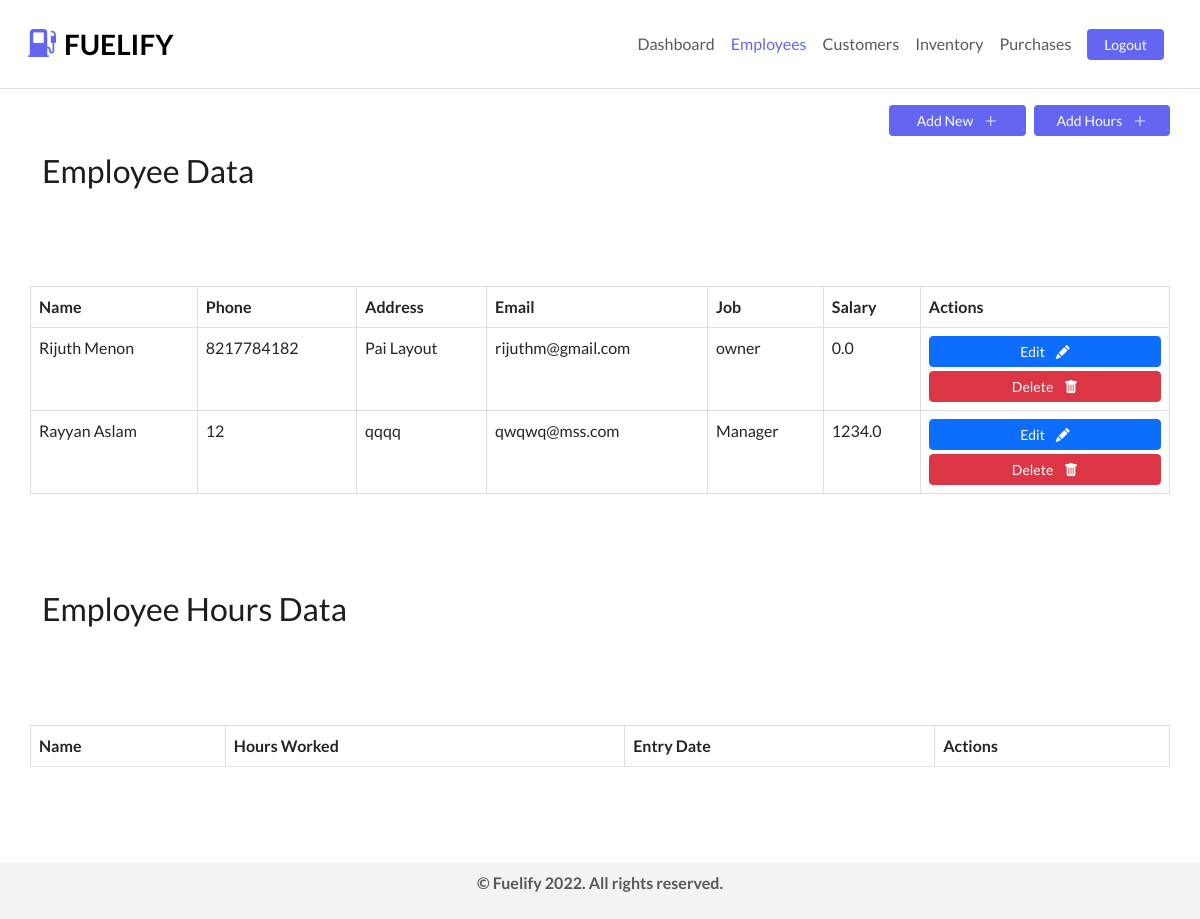
The page /employees (signed in) on the database as committed earlier.
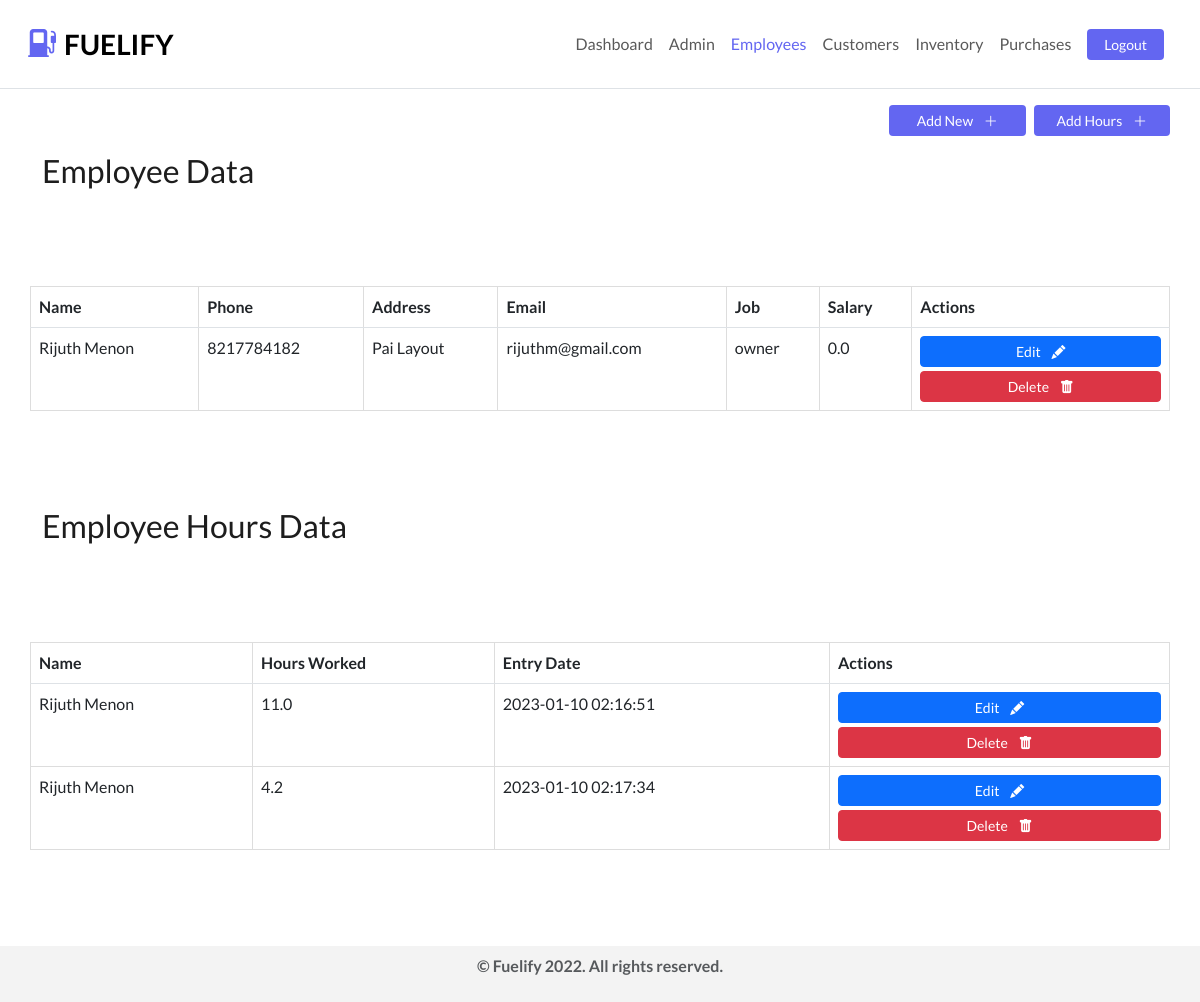
The same page on the database as committed later.
### tables this page shows
CREATE TABLE employees (
                employee_id INTEGER PRIMARY KEY,
                first_name VARCHAR(255),
                last_name VARCHAR(255),
                phone_number VARCHAR(255),
                address VARCHAR(255),
                email VARCHAR(255),
                job_role VARCHAR(255),
                salary FLOAT
            );

CREATE TABLE employee_hours (
                employee_hours_id INTEGER PRIMARY KEY,
                employee_id INTEGER,
                hours_worked FLOAT,
                entry_date DATE,
                FOREIGN KEY (employee_id) REFERENCES employees(employee_id) ON DELETE CASCADE
            );

### routes/employee.py (the view)
@employee_routes.route('/employees')
@login_required
def employees():
    employees_data = Employee().get()
    employee_hours = Employee().get_employee_hours()
    return render_template('employee.html', employee_hours=employee_hours, employees=employees_data, request_path=request.path,  role=session['role'], logged_in=True)

### helpers/utils.py (called while the page is built)
def login_required(f):
    @wraps(f)
    def wrap(*args, **kwargs):
        if 'user_id' in session:
            return f(*args, **kwargs)
        else:
            flash('Please login first!')
            return redirect(url_for('auth_routes.login'))
    return wrap

### models/database.py (called while the page is built)
    def execute(self, query, params=None):
        cursor = self.conn.cursor()
        if params:
            cursor.execute(query, params)
        else:
            cursor.execute(query)
        self.conn.commit()
        return cursor

### models/employee.py (called while the page is built)
    def get(self, employee_id=None):
        cursor = self.conn.cursor()
        if employee_id:
            cursor.execute(
                """
                SELECT *
                FROM employees
                WHERE employee_id=?
                """,
                (employee_id,)
            )
            return cursor.fetchone()
        else:
            cursor.execute(
                """
                SELECT *
                FROM employees
                """
            )
        return cursor.fetchall()

### templates/employee.html (shortened to what the changed rows need)
{% extends 'partials/_base.html' %}
{% block content %}
<div class="container mb-5">
    <div class="row justify-content-end align-items-center">
        <h2 class="mb-5">Employee Data </h2>
    </div>
    <div class="row">
        <table class="table mt-5 rounded-2 mb-5" id="records">
            <thead>
                <tr>
                    <th>Name</th>
                    <th>Phone</th>
                    <th>Address</th>
                    <th>Email</th>
                    <th>Job</th>
                    <th>Salary</th>
                    <th>Actions</th>
                </tr>
            </thead>
            <tbody>
                {% for employee in employees %}
                <tr>
                    <td>{{ employee[1]}} {{ employee[2] }}</td>
                    <td>{{ employee[3] }}</td>
                    <td>{{ employee[4] }}</td>
                    <td>{{ employee[5] }}</td>
                    <td>{{ employee[6] }}</td>
                    <td>{{ employee[7] }}</td>
                    <td>
                        <div class="row">
                            <div class="col text-center">
                                <button type="button"
                                    class="btn mb-1 {%if role.lower() == 'employee' %} disabled {%endif%} text-white w-100 btn-sm btn-primary"
                                    data-bs-toggle="modal" data-bs-target="#update-{{ employee[0] }}">
                                    Edit <i class="text-white ms-2 bi-pencil-fill"></i>
                                </button>
                                <button type="button"
                                    class="btn w-100 {%if role.lower() == 'employee' %} disabled {%endif%} text-white btn-sm btn-danger "
                                    data-bs-toggle="modal" data-bs-target="#delete-{{ employee[0] }}">
                                    Delete <i class="ms-2 bi-trash-fill"></i>
                                </button>
                            </div>
                        </div>
                    </td>
                </tr>
                {% endfor %}
            </tbody>
        </table>
    </div>
    <h2 class="my-5">Employee Hours Data </h2>
    <div class="row">
        <table class="table mt-5 rounded-2 mb-5" id="records-hours">
            <thead>
                <tr>
                    <th>Name</th>
                    <th>Hours Worked</th>
                    <th>Entry Date</th>
                    <th>Actions</th>
                </tr>
            </thead>
            <tbody>
                {% for hours in employee_hours %}
                <tr>
                    <td>{{ hours[0]}} {{ hours[1] }}</td>
                    <td>{{ hours[4] }}</td>
                    <td>{{ hours[5] }}</td>
                    <td>
                        <div class="row">
                            <div class="col text-center">
                                <button type="button"
                                    class="btn mb-1 w-100  {%if role.lower() == 'employee' %} disabled {%endif%} text-white btn-sm btn-primary"
                                    data-bs-toggle="modal" data-bs-target="#update-{{ hours[2] }}">
                                    Edit <i class="text-white ms-2 bi-pencil-fill"></i>
                                </button>
                                <button type="button"
                                    class="btn w-100 btn-sm  {%if role.lower() == 'employee' %} disabled {%endif%} text-white btn-danger "
                                    data-bs-toggle="modal" data-bs-target="#delete-{{ hours[2] }}">
                                    Delete <i class="ms-2 bi-trash-fill"></i>
                                </button>
                            </div>
                        </div>
                    </td>
                </tr>
                {% endfor %}
            </tbody>
        </table>
    </div>
</div>
{%endblock%}

Rows that differ between the two databases and show on the page:
removed employees: first_name "Rayyan", last_name "Aslam", phone_number "12", address "qqqq", email "qwqwq@mss.com", job_role "Manager", salary "1234.0"
now on this page (row unchanged): employee_hours: first_name "Rijuth", last_name "Menon", hours_worked "11.0", entry_date "2023-01-10 02:16:51"
now on this page (row unchanged): employee_hours: first_name "Rijuth", last_name "Menon", hours_worked "4.2", entry_date "2023-01-10 02:17:34"
Other text that changed with them:
text now shown: "Admin"
